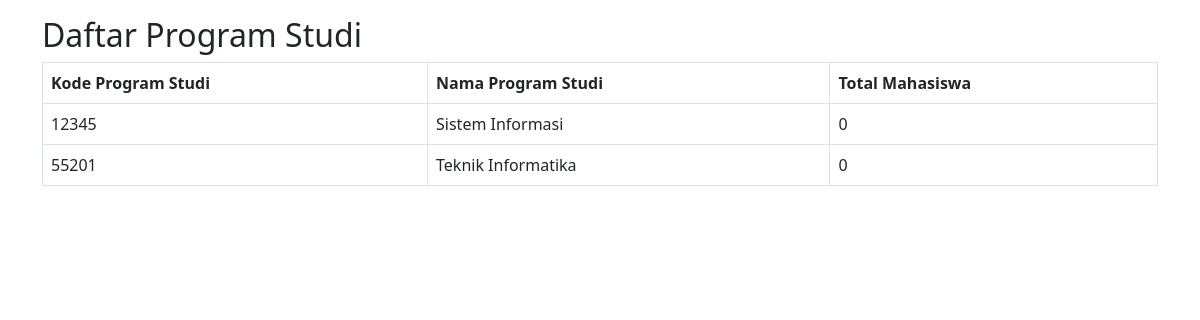
Page /daftarprodi.php on the earlier database version.
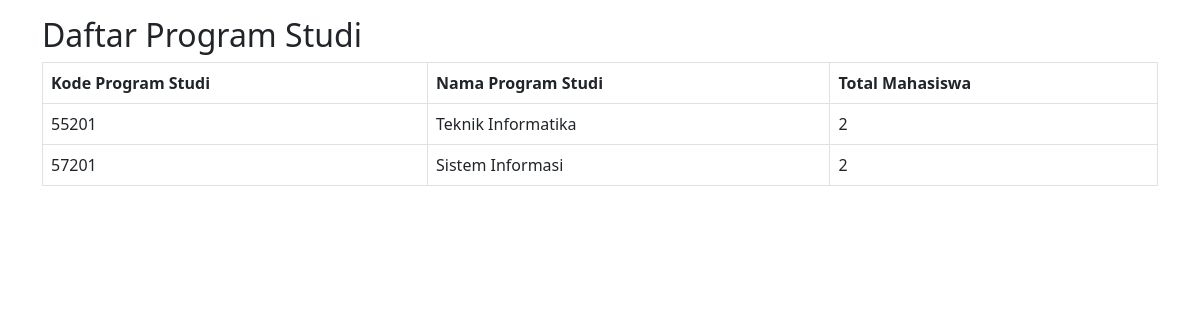
Same page on the later database version.
### tables this page shows
CREATE TABLE `prodi` (
  `kodeprodi` char(5) NOT NULL,
  `namaprodi` varchar(20) NOT NULL
);

### daftarprodi.php (the view, shortened to what this page needs)
<!DOCTYPE html>
<html lang="en">
<head>
  <link href="https://cdn.jsdelivr.net/npm/bootstrap@5.2.3/dist/css/bootstrap.min.css" rel="stylesheet">
</head>
<body onload="print()">
<div class="container mt-3">
<h2>Daftar Program Studi</h2>
<table class="table table-bordered">
    <thead>
      <tr>
        <th>Kode Program Studi</th>
        <th>Nama Program Studi</th>
        <th>Total Mahasiswa</th>
      </tr>
    </thead>
    <tbody>
<?php
 $kon=mysqli_connect("localhost","root","","aplikasisampel1");
 $sql="select * from prodi";
 $q=mysqli_query($kon,$sql);
 $r=mysqli_fetch_array($q);
 do {
?>
      <tr>
        <td><?php echo $r['kodeprodi'];?></td>
        <td><?php echo $r['namaprodi'];?></td>
        <td>
		<?php
		 $sqlm="select count(npm) as jumlah from mahasiswa where kodeprodi='".$r['kodeprodi']."'";
		 $qm=mysqli_query($kon,$sqlm);
		 $rm=mysqli_fetch_array($qm);
		 if (!empty($rm)) echo $rm['jumlah'];
		?>
		</td>
      </tr>
<?php
 } while ($r=mysqli_fetch_array($q));
?>
    </tbody>
</table>
</div>
</body>
</html>

Differences in the rows shown:
removed prodi: kodeprodi "12345", namaprodi "Sistem Informasi", jumlah "0"
computed for prodi "Teknik Informatika": jumlah "0" → "2"
added prodi: kodeprodi "57201", namaprodi "Sistem Informasi", jumlah "2"
